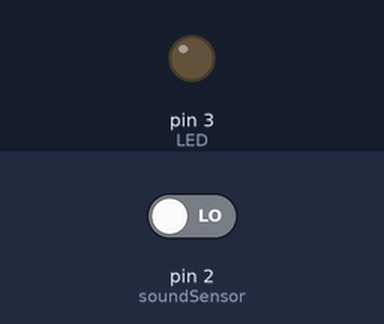
This sketch was run on a simulated Arduino Uno, built with avr-gcc and run on an emulated ATmega328P. Shown: output pins drawn as LEDs (lit = HIGH). The inputs (shaded band) are chosen by the test bench; at power-on: pin 2 (soundSensor) LOW.

Above: at 1.2 s.
1.3 s: pin 2 (soundSensor) driven HIGH
At 2.5 s:
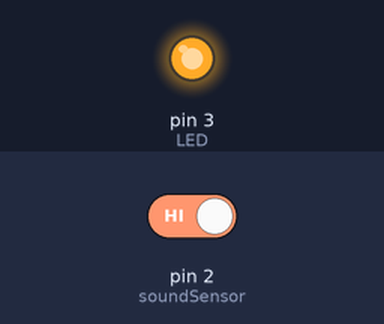
2.8 s: pin 2 (soundSensor) driven LOW
At 3.8 s:
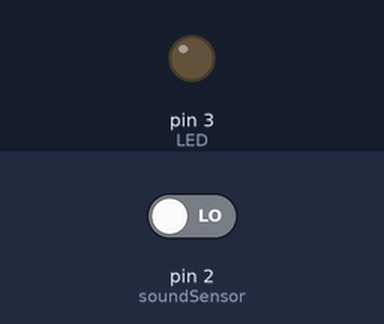
Timing chart, 0 to 5.8 s (numbered marks = the images above; inputs shaded):
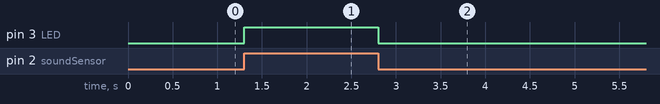

The sketch:

soundsensor.ino
```cpp
int soundSensor = 2;
int LED =3;
void setup()
{
pinMode(soundSensor , INPUT);
pinMode(LED,OUTPUT);
}
void loop()
{
int status = digitalRead(soundSensor);
if(status == 1)
{
digitalWrite(LED , HIGH);
}
else
{
digitalWrite(LED , LOW);
}
}
```

Measured:
- after the input at 1.3 s, pin 3 (LED): LOW → HIGH at once
- after the input at 2.8 s, pin 3 (LED): HIGH → LOW at once
